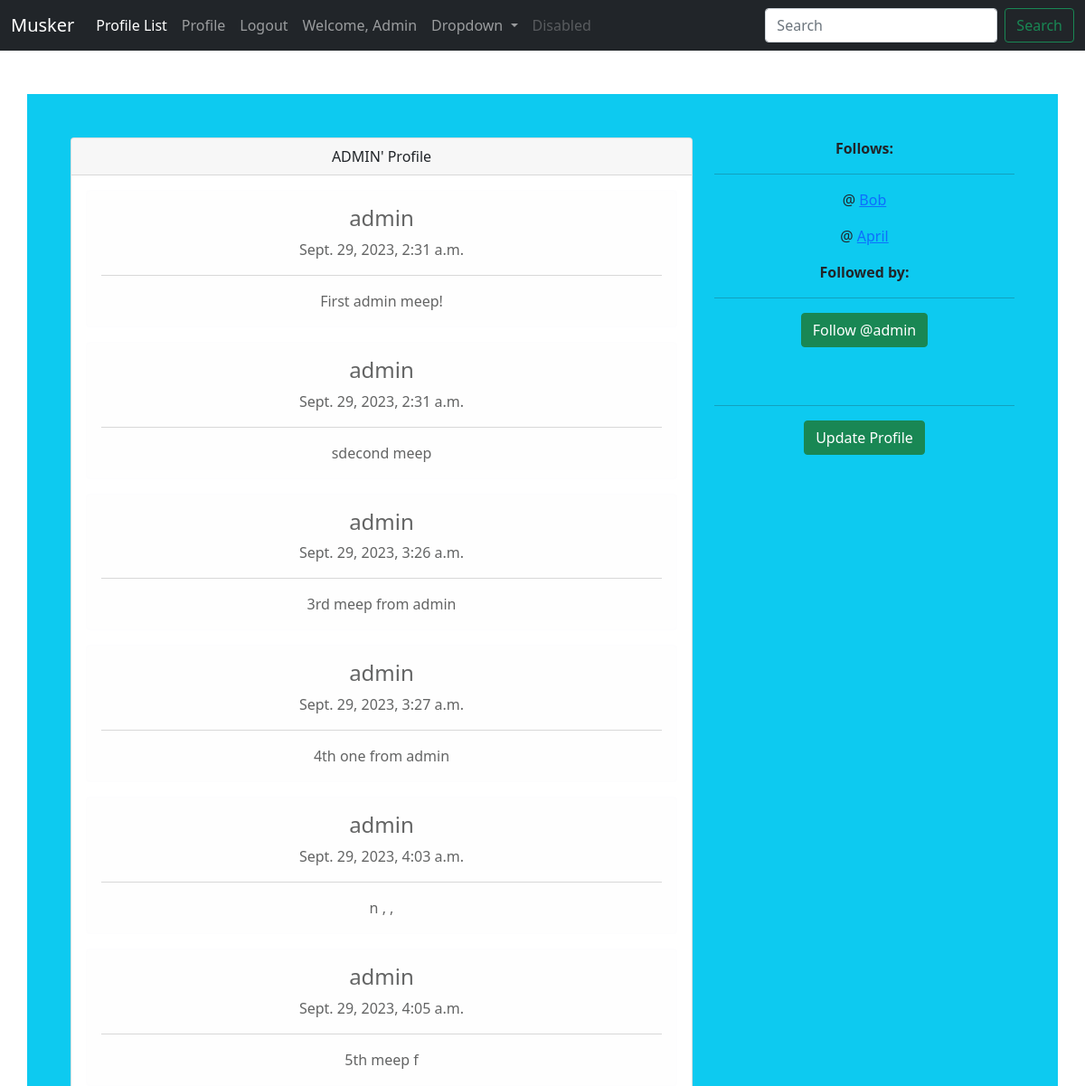
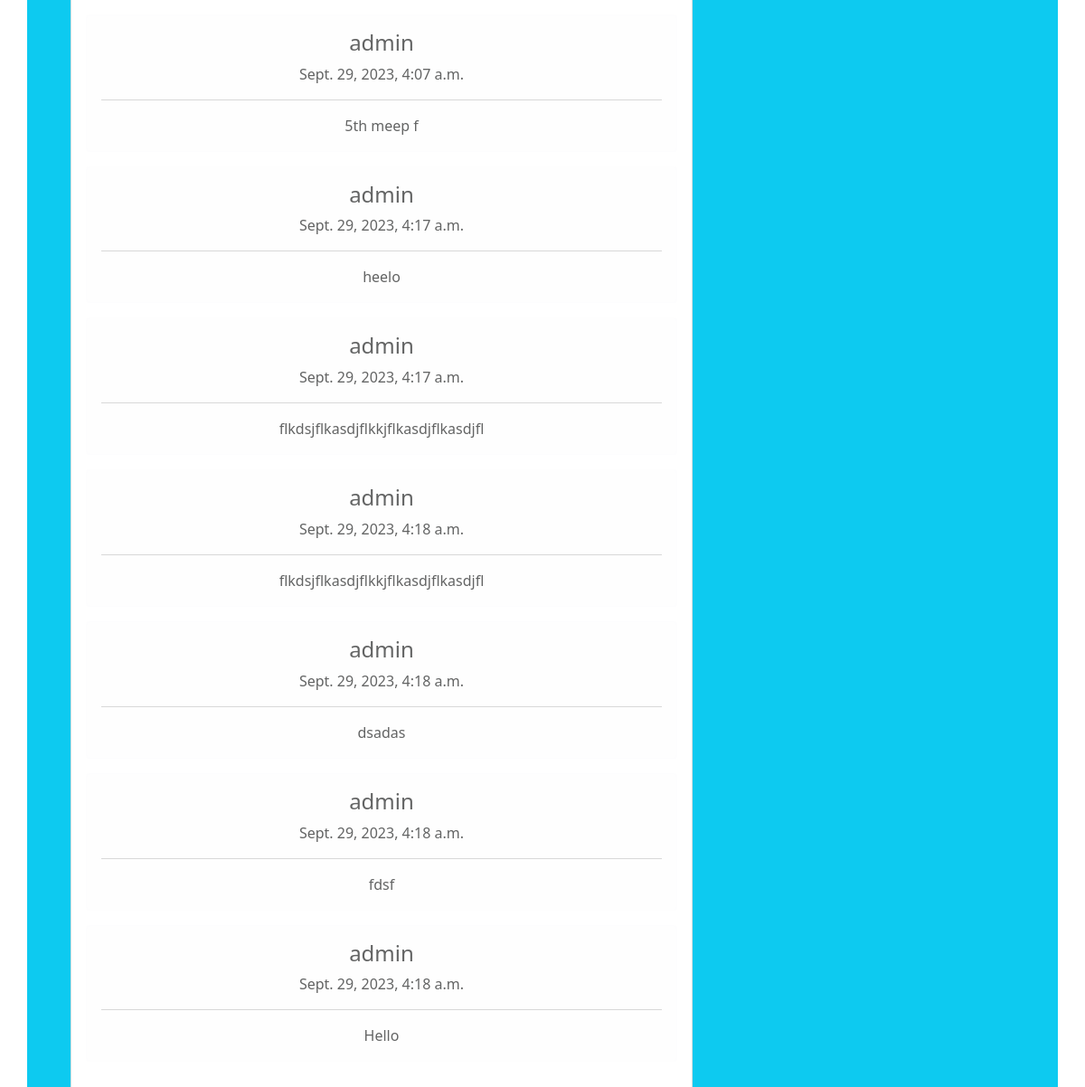
Screenshot of /profile/11/ (signed in) with the database file from the repository (2 pictures, top to bottom).
### musker/models.py (models this page shows, shortened)
class Profile(models.Model):
    user = models.OneToOneField(User, on_delete=models.CASCADE)
    follows = models.ManyToManyField('self',
            related_name='followed_by',
            symmetrical=False, #will allow to follow, but that person don't have to follow back.
            blank=True,
            )
    date_modified = models.DateTimeField(User, auto_now=True)
    def __str__(self):
        return self.user.username

class Meep(models.Model):
    user = models.ForeignKey(User, related_name='meeps', on_delete=models.DO_NOTHING)
    body = models.CharField(max_length=200)
    created_at = models.DateTimeField(auto_now_add=True)

### musker/views.py (the view, shortened to what this page needs)
# urls.py: path('profile/<str:pk>/', views.profile, name='profile'),
def profile(request, pk):
    if request.user.is_authenticated:
        profile = Profile.objects.get(user_id=pk)
        meeps = Meep.objects.filter(user_id=pk)
        return render(request, 'musker/profile.html', {
            'profile': profile,
            'meeps': meeps,
        })
    else:
        messages.success(request, 'You must login to see profile....')
        return redirect('home')

### musker/templates/musker/profile.html (shortened to what this page needs)
{% extends 'musker/base.html' %}
{% block content %}
{% if profile %}
<div class="container text-center my-5 bg-info p-5">
    <div class="row">
        <div class="col-8">
            <div class="card">
                <div class="card-header">
                    {{profile.user.username|upper}}' Profile
                </div>
                <div class="card-body">
                  {% if meeps %}
                  {% for meep in meeps %}
                  <div class="alert alert-light" role="alert">
                    <h4 class="alert-heading">{{meep.user}}</h4>
                    <p>{{meep.created_at}}</p>
                    <hr>
                    <p class="mb-0">{{meep.body}}</p>
                  </div>
                  {% endfor %}
                  {% endif %}
                </div>
              </div>
        </div>
        <div class="col-4">
            <strong>Follows:</strong><hr>
            {% for following in profile.follows.all %}
            <p>@ <a href="{% url 'profile' following.user.id %}">{{following}}</a> </p>
             {% endfor %}
             <strong>Followed by:</strong><hr>
             <form action="" method='POST'>
                {% if profile in user.profile.follows.all %}
                <button class="btn btn-danger" name='follow' value='unfollow' type='submit'>
                    Unfollow @{{profile.user.username}}
                </button>
                {% else %}
                <button class="btn btn-success" name='follow' value='follow' type='submit'>
                  Follow @{{profile.user.username}}
                </button>
                {% endif %}
             </form>
             <br>
             <br>
             <hr>
             {% if request.user.id == profile.user.id %}
              <a href='{% url "update_profile" %}'><button class="btn btn-success" type='submit'>
                Update Profile
              </button></a>
              {% endif %}
        </div>
    </div>
</div>
{% endif %}
{% endblock %}

### musker/templates/musker/navbar.html (shortened to what this page needs)
<nav class="navbar navbar-expand-lg navbar-dark bg-dark">
    <div class="container-fluid">
      <a class="navbar-brand" href="/">Musker</a>
      <div class="collapse navbar-collapse" id="navbarSupportedContent">
        <ul class="navbar-nav me-auto mb-2 mb-lg-0">
          <li class="nav-item">
            <a class="nav-link active" aria-current="page" href="{% url 'profile_list' %}">Profile List</a>
          </li>
          <li class="nav-item">
            <a class="nav-link" href="{% url 'profile' request.user.id %}">Profile</a>
          </li>
          {% if user.is_authenticated %}
          <li class="nav-item">
            <a class="nav-link" href="{% url 'logout'%}">Logout</a>
          </li>
          <li class="nav-item">
            <a class="nav-link" href="%}">Welcome, {{user.username|capfirst}}</a>
          </li>
          {% endif %}
          <li class="nav-item dropdown">
            <a class="nav-link dropdown-toggle" href="#" id="navbarDropdown" role="button" data-bs-toggle="dropdown" aria-expanded="false">
              Dropdown
            </a>
          </li>
          <li class="nav-item">
            <a class="nav-link disabled" href="#" tabindex="-1" aria-disabled="true">Disabled</a>
          </li>
        </ul>
        <form class="d-flex">
          <input class="form-control me-2" type="search" placeholder="Search" aria-label="Search">
          <button class="btn btn-outline-success" type="submit">Search</button>
        </form>
      </div>
    </div>
  </nav>

### rows the page displays
Profile: user.username "ADMIN", user.username "admin"
Meep: user "admin", created_at "Sept. 29, 2023, 2:31 a.m.", body "First admin meep!"
Meep: user "admin", created_at "Sept. 29, 2023, 2:31 a.m.", body "sdecond meep"
Meep: user "admin", created_at "Sept. 29, 2023, 3:26 a.m.", body "3rd meep from admin"
Meep: user "admin", created_at "Sept. 29, 2023, 3:27 a.m.", body "4th one from admin"
Meep: user "admin", created_at "Sept. 29, 2023, 4:03 a.m.", body "n , ,"
Meep: user "admin", created_at "Sept. 29, 2023, 4:05 a.m.", body "5th meep f"
Meep: user "admin", created_at "Sept. 29, 2023, 4:07 a.m.", body "5th meep f"
Meep: user "admin", created_at "Sept. 29, 2023, 4:17 a.m.", body "heelo"
Meep: user "admin", created_at "Sept. 29, 2023, 4:17 a.m.", body "flkdsjflkasdjflkkjflkasdjflkasdjfl"
Meep: user "admin", created_at "Sept. 29, 2023, 4:18 a.m.", body "flkdsjflkasdjflkkjflkasdjflkasdjfl"
Meep: user "admin", created_at "Sept. 29, 2023, 4:18 a.m.", body "dsadas"
Meep: user "admin", created_at "Sept. 29, 2023, 4:18 a.m.", body "fdsf"
Meep: user "admin", created_at "Sept. 29, 2023, 4:18 a.m.", body "Hello"
Profile: user.username "Bob"
Profile: user.username "April"

### other values shown
{{ user.username|capfirst }} "Admin"
